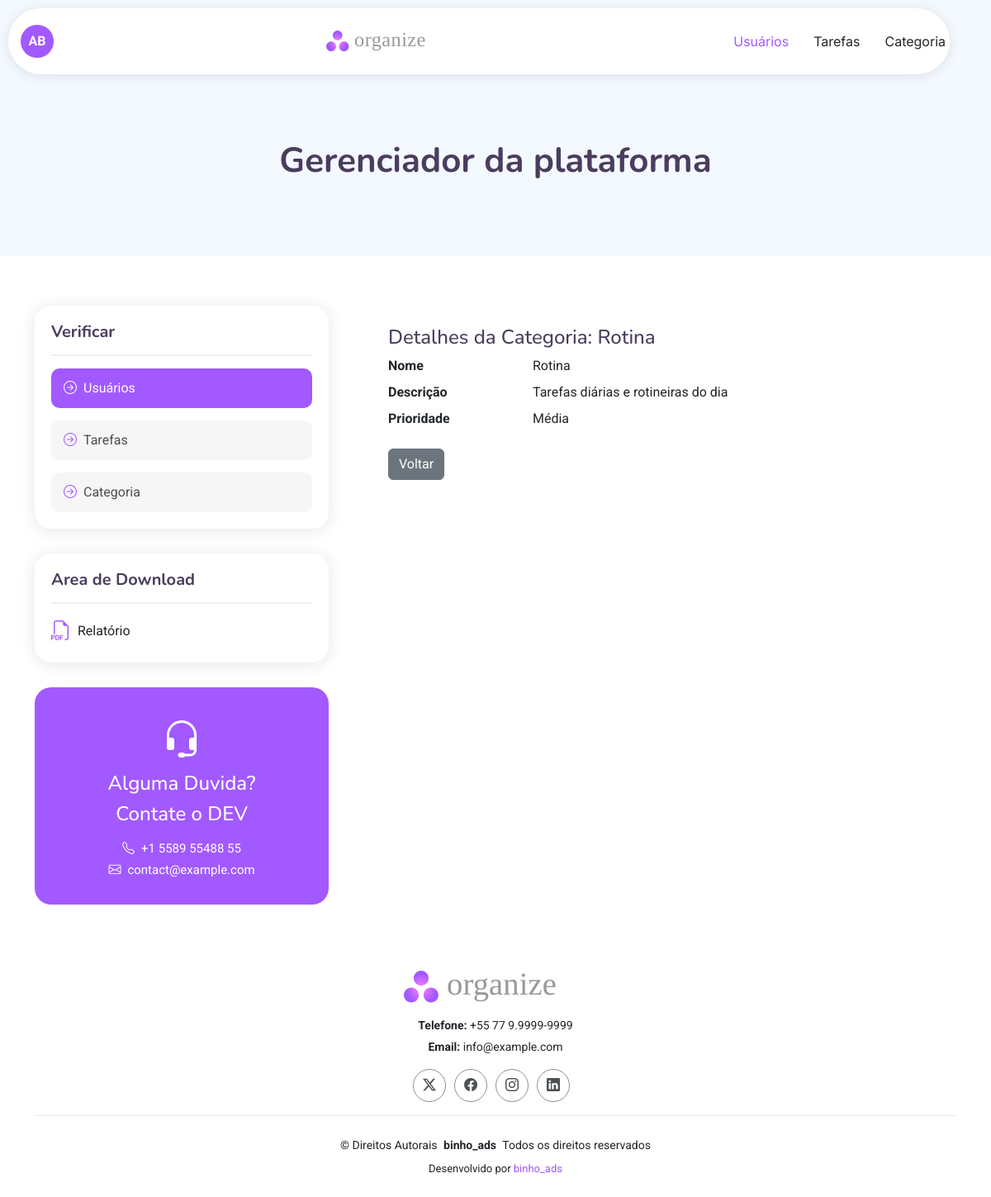
The page /categorias/visualizar/2/ (signed in) on the database its author committed.
### tarefa/models.py (models this page shows, shortened)
class Categoria(models.Model):
    nome = models.CharField(max_length=100)
    descricao = models.TextField(blank=True, null=True)
    prioridade = models.CharField(
        max_length=10,
        choices=[  # Prioridade da categoria
            ('baixa', 'Baixa'),
            ('media', 'Média'),
            ('alta', 'Alta')
        ],
        default='media'
    )

### tarefa/views.py (the view)
# urls.py: path('categorias/visualizar/<int:id>/', views.visualizar_categoria, name='visualizar_categoria'),  # Visualizar Categoria
@user_passes_test(is_admin)
def visualizar_categoria(request, id):
    categoria = get_object_or_404(Categoria, id=id)
    return render(request, 'visualizar_categoria.html', {'categoria': categoria})

### tarefa/views.py (called while the page is built)
def is_admin(user):
    return user.is_staff  # Verifica se o usuário tem permissão de admin (é um staff no Django)

### tarefa/templates/visualizar_categoria.html (shortened to what this page needs)
{% load static %}
<!DOCTYPE html>
<html lang="pt_BR">
<head>
  <link href="{% static 'vendor/bootstrap/css/bootstrap.min.css' %}" rel="stylesheet">
  <link href="{% static 'vendor/bootstrap-icons/bootstrap-icons.css' %}" rel="stylesheet">
  <link href="{% static 'vendor/aos/aos.css' %}" rel="stylesheet">
  <link href="{% static 'vendor/glightbox/css/glightbox.min.css' %}" rel="stylesheet">
  <link href="{% static 'vendor/swiper/swiper-bundle.min.css' %}" rel="stylesheet">
  <link href="{% static 'css/main.css' %}" rel="stylesheet">
</head>
<body class="index-page">
  <header id="header" class="header d-flex align-items-center fixed-top">
    <div class="header-container container-fluid container-xl position-relative d-flex align-items-center justify-content-between">
      <a href="#" class="logo d-flex align-items-center me-auto me-xl-0">
        <img src="{% static 'img\logoorganize.svg' %}" alt="Logo do site" class="img-fluid">
      </a>
      <nav id="navmenu" class="navmenu d-flex align-items-center">
        <ul class="d-none d-xl-flex">
          <li><a href="#" class="active">Usuários</a></li>
          <li><a href="#">Tarefas</a></li>
          <li><a href="#">Categoria</a></li>
        </ul>
      </nav>
      <div class="user-profile position-relative">
        <div class="profile-circle" onclick="toggleDropdown()">
        </div>
      </div>
    </div>
  </header>
  <main class="main">
    <div class="page-title light-background">
      <div class="container">
        <h1>Gerenciador da plataforma</h1>
      </div>
    </div>
    <section id="service-details" class="service-details section">
      <div class="container">
        <div class="row gy-5">
          <div class="col-lg-4" data-aos="fade-up" data-aos-delay="100">
            <div class="service-box">
              <h4>Verificar</h4>
              <div class="services-list">
                <a href="#" class="active"><i class="bi bi-arrow-right-circle"></i><span>Usuários</span></a>
                <a href="#"><i class="bi bi-arrow-right-circle"></i><span>Tarefas</span></a>
                <a href="#"><i class="bi bi-arrow-right-circle"></i><span>Categoria</span></a>
              </div>
            </div>
            <div class="service-box">
              <h4>Area de Download</h4>
              <div class="download-catalog">
                <a href="#"><i class="bi bi-filetype-pdf"></i><span>Relatório</span></a>
              </div>
            </div>
            <div class="help-box d-flex flex-column justify-content-center align-items-center">
              <i class="bi bi-headset help-icon"></i>
              <h4>Alguma Duvida?</h4>
              <h4>Contate o DEV</h4>
              <p class="d-flex align-items-center mt-2 mb-0"><i class="bi bi-telephone me-2"></i> <span>+1 5589 55488 55</span></p>
              <p class="d-flex align-items-center mt-1 mb-0"><i class="bi bi-envelope me-2"></i> <a href="mailto:contact@example.com">contact@example.com</a></p>
            </div>
          </div>
            <div class="col-lg-8 ps-lg-5" data-aos="fade-up" data-aos-delay="200">
                <div class="container mt-4">
                  <h4>Detalhes da Categoria: {{ categoria.nome }}</h4>
                  <dl class="row">
                      <dt class="col-sm-3">Nome</dt>
                      <dd class="col-sm-9">{{ categoria.nome }}</dd>
                      <dt class="col-sm-3">Descrição</dt>
                      <dd class="col-sm-9">{{ categoria.descricao|default:"Nenhuma descrição disponível" }}</dd>
                      <dt class="col-sm-3">Prioridade</dt>
                      <dd class="col-sm-9">{{ categoria.get_prioridade_display }}</dd>
                  </dl>
                  <a href="{% url 'tarefa:lista_categorias' %}" class="btn btn-secondary">Voltar</a>
              </div>
            </div>
          </div>
        </div>
    </section>
  </main>
  <footer id="footer" class="footer">
    <div class="container text-center">
      <a href="{% url 'tarefa:home' %}" class="logo d-flex justify-content-center mb-3">
        <img src="{% static 'img/logoorganize.svg' %}" alt="Logo do site" style="max-height: 40px;">
      </a>
      <div class="footer-contact mb-3">
        <p><strong>Telefone:</strong> +55 77 9.9999-9999</p>
        <p><strong>Email:</strong> info@example.com</p>
      </div>
      <div class="social-links d-flex justify-content-center mb-3">
        <a href="#"><i class="bi bi-twitter-x"></i></a>
        <a href="#"><i class="bi bi-facebook"></i></a>
        <a href="#"><i class="bi bi-instagram"></i></a>
        <a href="#"><i class="bi bi-linkedin"></i></a>
      </div>
      <div class="copyright">
        <p>© <span>Direitos Autorais</span> <strong class="px-1">binho_ads</strong> <span>Todos os direitos reservados</span></p>
        <div class="credits">
          Desenvolvido por <a href="#">binho_ads</a>
        </div>
      </div>
    </div>
  </footer>
</body>
</html>

### rows shown on the page
Categoria: nome "Rotina", descricao "Tarefas diárias e rotineiras do dia", prioridade "Média"
